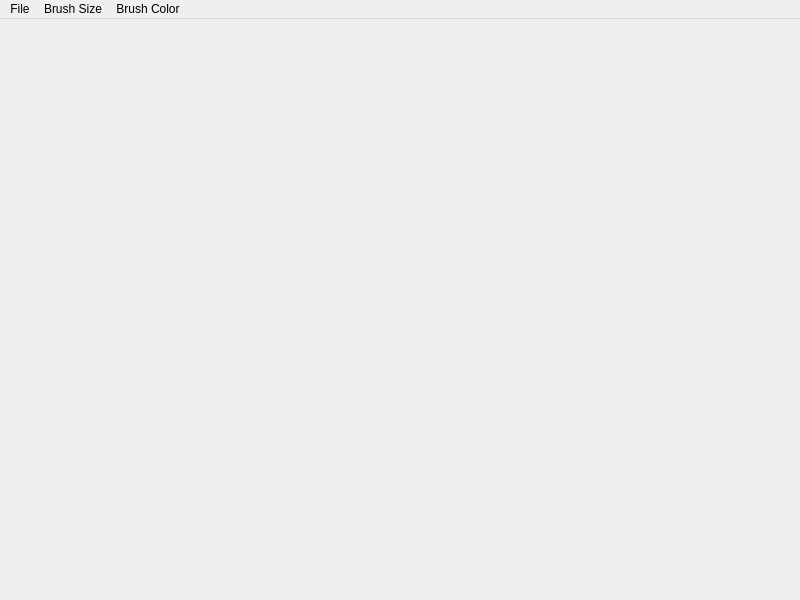
<?xml version="1.0" encoding="UTF-8"?>
<ui version="4.0">
 <class>MainWindow</class>
 <widget class="QMainWindow" name="MainWindow">
  <property name="geometry">
   <rect>
    <x>0</x>
    <y>0</y>
    <width>800</width>
    <height>600</height>
   </rect>
  </property>
  <property name="windowTitle">
   <string>MainWindow</string>
  </property>
  <widget class="QWidget" name="centralwidget"/>
  <widget class="QMenuBar" name="menubar">
   <property name="geometry">
    <rect>
     <x>0</x>
     <y>0</y>
     <width>800</width>
     <height>21</height>
    </rect>
   </property>
   <widget class="QMenu" name="menuFile">
    <property name="title">
     <string>File</string>
    </property>
    <addaction name="actionSave"/>
    <addaction name="actionClear"/>
   </widget>
   <widget class="QMenu" name="menuBrush_Size">
    <property name="title">
     <string>Brush Size</string>
    </property>
    <addaction name="action2px"/>
    <addaction name="action5px"/>
    <addaction name="action10px"/>
   </widget>
   <widget class="QMenu" name="menuBrush_Color">
    <property name="title">
     <string>Brush Color</string>
    </property>
    <addaction name="actionBlack"/>
    <addaction name="actionWhite"/>
    <addaction name="actionRed"/>
    <addaction name="actionGreen"/>
    <addaction name="actionBlue"/>
   </widget>
   <addaction name="menuFile"/>
   <addaction name="menuBrush_Size"/>
   <addaction name="menuBrush_Color"/>
  </widget>
  <action name="actionSave">
   <property name="text">
    <string>Save</string>
   </property>
  </action>
  <action name="actionClear">
   <property name="text">
    <string>Clear</string>
   </property>
  </action>
  <action name="action2px">
   <property name="text">
    <string>2px</string>
   </property>
  </action>
  <action name="action5px">
   <property name="text">
    <string>5px</string>
   </property>
  </action>
  <action name="action10px">
   <property name="text">
    <string>10px</string>
   </property>
  </action>
  <action name="actionBlack">
   <property name="text">
    <string>Black</string>
   </property>
  </action>
  <action name="actionWhite">
   <property name="text">
    <string>White</string>
   </property>
  </action>
  <action name="actionRed">
   <property name="text">
    <string>Red</string>
   </property>
  </action>
  <action name="actionGreen">
   <property name="text">
    <string>Green</string>
   </property>
  </action>
  <action name="actionBlue">
   <property name="text">
    <string>Blue</string>
   </property>
  </action>
 </widget>
 <resources/>
 <connections/>
</ui>
